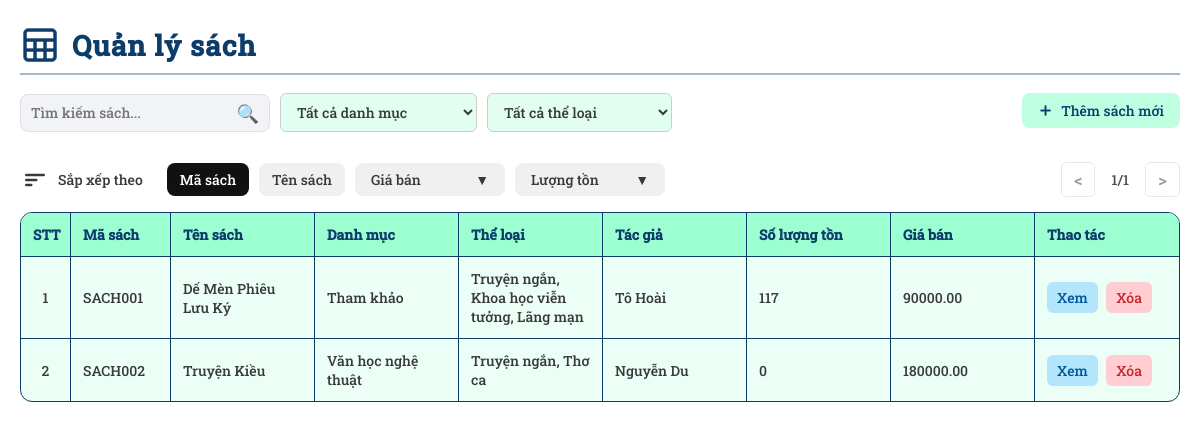
Screenshot of /admin/Books/books.php (signed in) with the database file from the repository.
### tables this page shows
CREATE TABLE `sach` (
  `MaSach` varchar(50) NOT NULL,
  `TenSach` varchar(255) NOT NULL,
  `MaDMS` varchar(10) NOT NULL,
  `TheLoai` varchar(255) NOT NULL,
  `NhaXuatBan` varchar(255) NOT NULL,
  `NgayXuatBan` date NOT NULL,
  `TacGia` varchar(255) NOT NULL,
  `NgonNgu` varchar(100) NOT NULL,
  `GiaBan` decimal(12,2) NOT NULL,
  `SoLuongTon` int(11) NOT NULL
);

### admin/Books/books.php (the view, shortened to what this page needs)
<?php
include __DIR__ . '/../../connect.php';
$role = $_SESSION['role'];
$danhMucArr = [];
$result = $mysqli->query("SELECT MaDMS, TenDanhMuc FROM danhmucsach");
while ($row = $result->fetch_assoc()) {
    $danhMucArr[$row['MaDMS']] = $row['TenDanhMuc'];
}
$theLoaiArr = [];
$result = $mysqli->query("SELECT MaTL, TenTheLoai FROM theloai");
while ($row = $result->fetch_assoc()) {
    $theLoaiArr[$row['MaTL']] = $row['TenTheLoai'];
}
$result = $mysqli->query("SELECT * FROM sach");
?>
<!DOCTYPE html>
<html lang="vi">
<head>
    <link rel="stylesheet" href="https://cdn.jsdelivr.net/npm/choices.js/public/assets/styles/choices.min.css">
    <link rel="stylesheet" href="../../assets/general-style.css" type="text/css">
    <link rel="stylesheet" href="../../assets/books-style.css" type="text/css">
</head>
<body>
    <div class="main-content">
        <h2 class="title">
            <img src="../../assets/sheet.png" class="title-icon">
            Quản lý sách
        </h2>
        <div class="toolbar">
            <div class="toolbar-row">
                <div class="search-filter-group">
                    <div class="search-box">
                        <input type="text" id="searchTensach" name="ten_sach" placeholder="Tìm kiếm sách..." class="search-input" />
                        <button class="search-button">🔍</button>
                    </div>
                    <select id="searchDanhmuc" class="filter-select">
                        <option value="">Tất cả danh mục</option>
                    </select>
                    <select id="searchTheloai" class="filter-select">
                        <option value="">Tất cả thể loại</option>
                    </select>
                </div>
                <?php if($role === 'Admin'): ?>
                <button class="add-button" onclick="createNewBook()">
                    <img src="../../assets/plus.png" class="icon-add" alt="Add Icon" />
                    Thêm sách mới
                </button>
                <?php endif; ?>
            </div>
        </div>
        <div class="sort-pagination-bar">
            <div class="sort-bar">
                <div class="sort-title-group">
                    <span class="sort-icon">
                        <svg width="30" height="30" viewBox="0 0 24 24" fill="none"><rect x="4" y="7" width="16" height="2" rx="1" fill="#393939"/><rect x="4" y="11" width="10" height="2" rx="1" fill="#393939"/><rect x="4" y="15" width="6" height="2" rx="1" fill="#393939"/></svg>
                    </span>
                    <span class="sort-label">Sắp xếp theo</span>
                </div>
                <div class="sort-tabs">
                    <button class="sort-btn active" data-sort="id">Mã sách</button>
                    <button class="sort-btn" data-sort="name">Tên sách</button>
                    <div class="sort-dropdown">
                        <button class="sort-btn sort-dropdown-toggle" id="sortPriceBtn">
                            <span class="label">Giá bán</span>
                            <span class="arrow">&#9660;</span>
                        </button>
                    </div>
                    <div class="sort-dropdown">
                        <button class="sort-btn sort-dropdown-toggle" id="sortStockBtn">
                            <span class="label">Lượng tồn</span>
                            <span class="arrow">&#9660;</span>
                        </button>
                    </div>
                </div>
            </div>
            <span class="pagination">
                <button class="page-btn prev">&lt;</button>
                <span class="page-info">1/1</span>
                <button class="page-btn next">&gt;</button>
            </span>
        </div>
        <table id="bookTable" class="table">
            <thead>
                <tr>
                    <th class="stt">STT</th>
                    <th class="id">Mã sách</th>
                    <th>Tên sách</th>
                    <th>Danh mục</th>
                    <th>Thể loại</th>
                    <th>Tác giả</th>
                    <th class="stock">Số lượng tồn</th>
                    <th class="price">Giá bán</th>
                    <th class="action-buttons">Thao tác</th>
                </tr>
            </thead>
            <tbody>
                <?php $stt = 1; ?>
                <?php while ($row = $result->fetch_assoc()): ?>
                <?php
                $tlArr = explode(',', $row['TheLoai']);
                $tenTheloaiArr = [];
                foreach ($tlArr as $theloai){
                    $tenTheloaiArr[] = $theLoaiArr[$theloai];
                }
                ?>
                <tr>
                    <td><?= $stt++ ?></td>
                    <td class="id"><?= htmlspecialchars($row['MaSach']) ?></td>
                    <td><?= htmlspecialchars($row['TenSach']) ?></td>
                    <td data-madm="<?= htmlspecialchars($row['MaDMS']) ?>">
                        <?= htmlspecialchars($danhMucArr[$row['MaDMS']]) ?>
                    </td>
                    <td data-matl="<?= htmlspecialchars($row['TheLoai']) ?>">
                        <?= htmlspecialchars(implode(', ', $tenTheloaiArr)) ?>
                    </td>
                    <td><?= htmlspecialchars($row['TacGia']) ?></td>
                    <td class="stock"><?= htmlspecialchars($row['SoLuongTon']) ?></td>
                    <td class="price"><?= htmlspecialchars($row['GiaBan']) ?></td>
                    <td class="action-buttons">
                        <button class="view-btn" onclick="openForm(
                        '<?= $row['MaSach'] ?>',
                        '<?= $row['TenSach'] ?>',
                        '<?= $row['MaDMS'] ?>',
                        '<?= $row['TheLoai'] ?>',
                        '<?= $row['TacGia'] ?>',
                        '<?= $row['NhaXuatBan'] ?>',
                        '<?= $row['NgayXuatBan'] ?>',
                        '<?= $row['NgonNgu'] ?>',
                        '<?= $row['SoLuongTon'] ?>',
                        '<?= $row['GiaBan'] ?>'
                        )">Xem</button>
                        <?php if($role === 'Admin'): ?>
                        <button class="delete-btn" onclick="deleteBook('<?= $row['MaSach'] ?>')">Xóa</button>
                        <?php endif; ?>
                    </td>
                </tr>
                <?php endwhile; ?>
            </tbody>
        </table>
    </div>
</body>
</html>

### assets/general-style.css (style rules this page uses)
* { margin: 0; padding: 0; box-sizing: border-box; }
body, input, button, select, textarea { color: #393939; font-family: fontweb; font-size: 14px; background-color: #ffffff; }
.main-content { padding: 20px; }
.title { margin-top: 5px; font-size: 28px; font-weight: 700; display: flex; align-items: center; gap: 12px; margin-bottom: 18px; letter-spacing: 1px; color: #0d3c6b; border-bottom: 2px solid #a4b8d0; padding-bottom: 8px; position: relative; }
.title-icon { width: 40px; height: 40px; vertical-align: middle; }
.toolbar { margin-bottom: 30px; }
.toolbar-row { display: flex; justify-content: space-between; align-items: center; flex-wrap: wrap; gap: 1rem; margin-bottom: 1rem; }
.search-filter-group { margin-right: 20px; display: flex; gap: 10px; flex: 1; min-width: 100px; align-items: center; }
.search-box { display: flex; align-items: center; border: 1px solid #e0e0e0; border-radius: 8px; padding: 6px 10px; background-color: #f1f3f6; flex: 1; max-width: 250px; }
.search-input { border: none; background: transparent; outline: none; flex: 1; }
.search-button { background: none; border: none; font-size: 18px; cursor: pointer; }
.filter-select { outline: none; padding: 8px 12px; border-radius: 6px; border: 1px solid #ccc; background-color: #e1fef1; }
.icon-add { width: 15px; height: 15px; margin-right: 8px; vertical-align: middle; }
.add-button { align-self: flex-start; display: inline-flex; align-items: center; padding: 8px 16px; background-color: #beffe1; color: #0d3c6b; border: none; border-radius: 8px; cursor: pointer; white-space: nowrap; transition: background-color 0.3s; }
.view-btn, .delete-btn { padding: 6px 10px; margin-right: 5px; border: none; border-radius: 6px; cursor: pointer; }
.view-btn { background-color: #b3e5fc; color: #01579b; }
.delete-btn { background-color: #ffcdd2; color: #c62828; }
.sort-pagination-bar { display: flex; align-items: center; justify-content: space-between; padding-bottom: 15px; border-radius: 8px; }
.sort-bar { display: flex; align-items: center; gap: 24px; }
.sort-title-group { display: flex; align-items: center; gap: 8px; }
.sort-bar .sort-icon { display: flex; width: 30px; height: 30px; align-items: center; }
.sort-bar .sort-label { color: #393939; font-size: 14px; }
.sort-tabs { display: flex; align-items: center; gap: 10px; }
.sort-btn { border: none; background: #f0f0f0; color: #393939; padding: 7px 13px; border-radius: 8px; font-size: 14px; cursor: pointer; transition: background 0.2s, color 0.2s; position: relative; }
.sort-btn.active, .sort-btn.sort-dropdown-active { background: #111; color: #fff; }
.sort-dropdown { position: relative; display: inline-block; }
.sort-dropdown-toggle .arrow { margin-left: 8px; font-size: 12px; }
.pagination { margin-left: auto; display: flex; align-items: center; gap: 6px; }
.page-btn { background: #fff; color: #333; padding: 5px 12px; border-radius: 5px; font-size: 17px; cursor: pointer; border: 1px solid #d0d0d0; transition: background 0.2s; }
.page-btn:disabled { opacity: 0.5; cursor: not-allowed; }
.page-info { font-weight: 500; color: #4e4e4e; min-width: 38px; text-align: center; display: inline-block; }
.table { table-layout: fixed; width: 100%; border-collapse: separate; border-spacing: 0; background-color: #ecfff6; border-radius: 12px; overflow: hidden; border: 1.5px solid #0d3c6b; }
.table th, .table td { padding: 12px; text-align: left; border: none; transition: background-color 0.2s ease; }
.table tr:not(:last-child) td { border-bottom: 1px solid #0d3c6b; }
.table th:first-child, .table td:first-child { border-left: none; }
.table th:last-child, .table td:last-child { border-right: none; }
.table tr:first-child th { border-top: none; }
.table tr:last-child td { border-bottom: none; }
.table th:not(:last-child), .table td:not(:last-child) { border-right: 1px solid #0d3c6b; }
.table th { border-bottom: 1px solid #0d3c6b; background-color: #9cffd1; color: #0d3c6b; font-weight: bold; }
.stt, .table th.stt, .table td.stt, .table th:first-child, .table td:first-child { width: 50px; text-align: center; }

### assets/books-style.css (style rules this page uses)
#bookTable th:nth-child(5), #bookTable td:nth-child(5) { width: auto; max-width: 250px; }
#sortPriceBtn, #sortStockBtn { min-width: 150px; display: flex; align-items: center; justify-content: space-between; padding-right: 16px; padding-left: 16px; }
#sortPriceBtn .label, #sortStockBtn .label { flex: 1; text-align: left; }
#sortPriceBtn .arrow, #sortStockBtn .arrow { margin-left: 8px; font-size: 14px; flex-shrink: 0; }

### rows the page displays
sach: MaSach "SACH001", TenSach "Dế Mèn Phiêu Lưu Ký", MaDMS "Tham khảo", tenTheloaiArr "Truyện ngắn, Khoa học viễn tưởng, Lãng mạn", TacGia "Tô Hoài", SoLuongTon "117", GiaBan "90000.00"
sach: MaSach "SACH002", TenSach "Truyện Kiều", MaDMS "Văn học nghệ thuật", tenTheloaiArr "Truyện ngắn, Thơ ca", TacGia "Nguyễn Du", SoLuongTon "0", GiaBan "180000.00"
